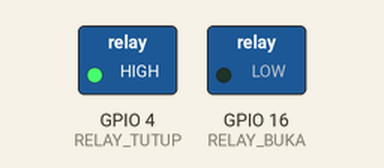
The program below on a simulated ESP32. Shown: switched loads named in the program (green lamp = pin HIGH). WiFi joins after 1.5 s; servers stay silent unless stated; uploads are accepted with an empty reply; the local clock reads 2024-03-15 10:24:30 at power-on unless the program sets it; what the program prints to the serial monitor is not drawn.

Above: at 0.1 s.
At 31.1 s:
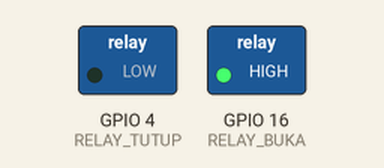
At 55.7 s:
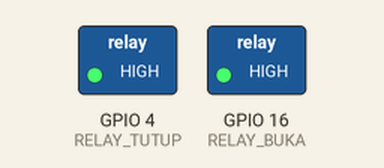
Timing chart, 0 to 57.2 s (numbered marks = the images above):
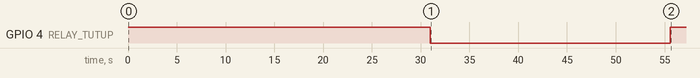

The program:

main.cpp
```cpp
#include <Arduino.h>
#include <WiFi.h>
#include <HTTPClient.h>
#include <ArduinoJson.h>
#include <Wire.h>
#include "RTClib.h"

// ================= KONFIGURASI =================
const char* ssid = "eyloqr";
const char* password = "yordanpp";
// Link Vercel (Pastikan tidak ada spasi di akhir)
const char* serverUrl = "https://project-bumdes-sbor.vercel.app/api/hardware";
// Note: Biasanya endpoint untuk IoT dipisah, tapi kalau pakai dashboard pastikan return JSON yang benar
const char* ALAT_ID = "ALAT_UTAMA";

// SETTING WAKTU KALIBRASI AWAL
const unsigned long CALIBRATION_OPEN_TIME = 30000; // 30 Detik Mundur (Reset)
const unsigned long CALIBRATION_CLOSE_TIME = 24600; // 24.6 Detik Maju (Posisi Tutup)

// JADWAL OTOMATIS (Hardcode Durasi Buka Tutup)
const unsigned long DURASI_PAGI = 5000; // Contoh: Buka 5 detik
const unsigned long DURASI_SORE = 5000; // Contoh: Buka 5 detik

// JAM MAKAN
const int JAM_PAGI = 9;  // 09:00
const int JAM_SORE = 15; // 15:00

// PIN (RELAY ACTIVE LOW: LOW = NYALA, HIGH = MATI)
#define RELAY_TUTUP  4   // Maju (Extending)
#define RELAY_BUKA   16  // Mundur (Retracting)

RTC_DS3231 rtc;
unsigned long lastCheck = 0;
bool donePagi = false;
bool doneSore = false;
bool isMoving = false; // Flag biar gak tabrakan perintah

// ================= FUNGSI GERAK =================
void stopMotor() {
  digitalWrite(RELAY_TUTUP, HIGH);
  digitalWrite(RELAY_BUKA, HIGH);
  Serial.println("⛔ Motor STOP");
}

// Fungsi Pakan Baru (Simetris: Buka X detik, Tutup X detik)
void jalankanPakan(unsigned long durasiDetik) {
  if (isMoving) return;
  isMoving = true;

  Serial.print("\n🚀 MULAI SIKLUS PAKAN: ");
  Serial.print(durasiDetik / 1000); Serial.println(" detik.");

  // 1. MUNDUR (BUKA PLAT)
  Serial.println("🔽 Membuka Pintu...");
  digitalWrite(RELAY_TUTUP, HIGH); // Pastikan relay tutup mati
  digitalWrite(RELAY_BUKA, LOW);   // Nyalakan relay buka
  delay(durasiDetik);              // Tunggu sesuai durasi input

  stopMotor();
  delay(1000); // Jeda 1 detik biar pakan turun & motor adem

  // 2. MAJU (TUTUP PLAT) - Durasi SAMA dengan Buka
  Serial.println("🔼 Menutup Pintu...");
  digitalWrite(RELAY_BUKA, HIGH);  // Pastikan relay buka mati
  digitalWrite(RELAY_TUTUP, LOW);  // Nyalakan relay tutup
  delay(durasiDetik);              // Tunggu durasi yang SAMA

  stopMotor();

  isMoving = false;
  Serial.println("✅ SIKLUS SELESAI.");
}

// ================= FUNGSI SERVER =================
void cekServer() {
  if(WiFi.status() != WL_CONNECTED || isMoving) return;

  HTTPClient http;
  WiFiClientSecure client;
  client.setInsecure(); // Abaikan sertifikat SSL (Wajib untuk Vercel/HTTPS)

  http.begin(client, serverUrl);
  http.addHeader("Content-Type", "application/json");

  // Kirim Laporan Status ke Server
  StaticJsonDocument<200> doc;
  doc["id"] = ALAT_ID;
  doc["pakan_pagi"] = donePagi;
  doc["pakan_sore"] = doneSore;

  String body;
  serializeJson(doc, body);

  // Kirim POST Request
  int httpCode = http.POST(body);

  // Baca Balasan dari Server (Cek Perintah Manual)
  if(httpCode > 0) {
    String resp = http.getString();
    // Serial.println(resp); // Debug kalau perlu

    StaticJsonDocument<512> r;
    DeserializationError error = deserializeJson(r, resp);

    if (!error) {
      String cmd = r["perintah"]; // Harusnya "MANUAL"
      float durasi = r["durasi"]; // Durasi dalam detik (misal 24.6)

      // Eksekusi jika ada perintah manual
      if (cmd == "MANUAL" && durasi > 0) {
        Serial.print("⚠️ DAPAT PERINTAH MANUAL: "); Serial.println(durasi);
        // Konversi ke milidetik
        jalankanPakan((unsigned long)(durasi * 1000));
      }
    }
  }
  http.end();
}

// ================= SETUP =================
void setup() {
  Serial.begin(115200);

  // 1. Setup Relay (Matikan dulu semua)
  pinMode(RELAY_TUTUP, OUTPUT);
  pinMode(RELAY_BUKA, OUTPUT);
  stopMotor();

  // 2. Setup RTC
  Wire.begin();
  if (!rtc.begin()) Serial.println("❌ RTC Error!");
  if (rtc.lostPower()) rtc.adjust(DateTime(F(__DATE__), F(__TIME__)));

  // 3. --- KALIBRASI AWAL (PERMINTAAN KAMU) ---
  Serial.println("\n--- 🔧 MEMULAI KALIBRASI POSISI ---");

  // Tahap A: Mundur 30 Detik (Pastikan Reset/Buka Full)
  Serial.println("1. Mundur 30 detik (Reset Posisi)...");
  digitalWrite(RELAY_TUTUP, HIGH);
  digitalWrite(RELAY_BUKA, LOW); // Mundur
  delay(CALIBRATION_OPEN_TIME);  // 30000 ms
  stopMotor();
  delay(1000); // Istirahat motor

  // Tahap B: Maju 24.6 Detik (Menutup Rapat)
  Serial.println("2. Maju 24.6 detik (Menutup Plat)...");
  digitalWrite(RELAY_BUKA, HIGH);
  digitalWrite(RELAY_TUTUP, LOW); // Maju
  delay(CALIBRATION_CLOSE_TIME);  // 24600 ms
  stopMotor();

  Serial.println("--- ✅ KALIBRASI SELESAI. ALAT SIAP. ---");
  // -------------------------------------------

  // 4. Setup WiFi
  Serial.print("Menghubungkan WiFi");
  WiFi.begin(ssid, password);
  while(WiFi.status() != WL_CONNECTED) {
    delay(500);
    Serial.print(".");
  }
  Serial.println("\n✅ WiFi Connected!");
}

// ================= LOOP =================
void loop() {
  DateTime now = rtc.now();

  // 1. LOGIKA JADWAL OTOMATIS
  // Pastikan motor tidak sedang bergerak manual
  if (!isMoving) {
    // Pagi (Jam 9:00:00)
    if (now.hour() == JAM_PAGI && now.minute() == 0 && now.second() < 5 && !donePagi) {
      jalankanPakan(DURASI_PAGI);
      donePagi = true;
    }
    // Sore (Jam 15:00:00)
    if (now.hour() == JAM_SORE && now.minute() == 0 && now.second() < 5 && !doneSore) {
      jalankanPakan(DURASI_SORE);
      doneSore = true;
    }

    // Reset Status Harian (Misal jam 12 malam)
    if (now.hour() == 0 && now.minute() == 0) {
      donePagi = false;
      doneSore = false;
    }
  }

  // 2. CEK PERINTAH WEB (Interval 3 detik biar responsif tapi gak spam)
  if (millis() - lastCheck > 3000) {
    lastCheck = millis();
    cekServer();
  }
}
```
